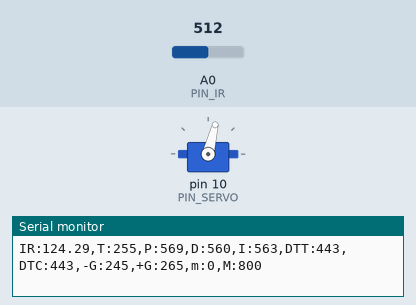
This sketch was run on a simulated Arduino Uno, built with avr-gcc and run on an emulated ATmega328P. Parts: servo, the last lines printed to the serial monitor. Inputs (shaded band) come from the test bench; at power-on: A0 (PIN_IR) = 512.

Above: at 1.2 s.
1.3 s: A0 (PIN_IR) set to 122
At 3.9 s:
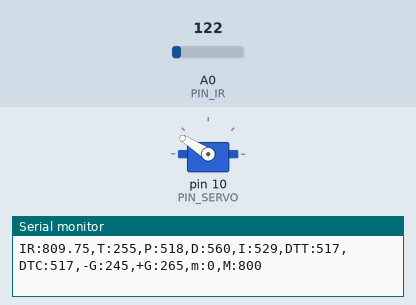
4.3 s: A0 (PIN_IR) set to 420
At 4.84 s:
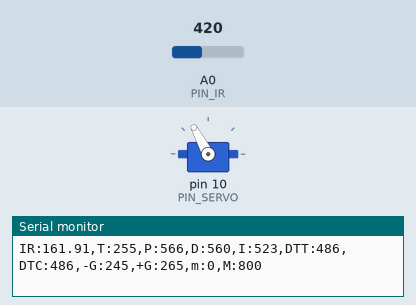
7.3 s: A0 (PIN_IR) set to 306
Timing chart, 0 to 60.0 s (numbered marks = the images above; inputs shaded):
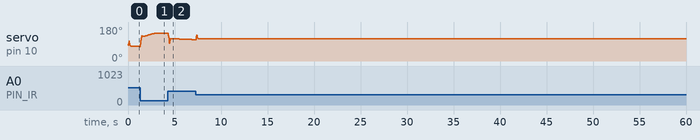

Measured:
- by itself, servo on pin 10 (PIN_SERVO): rises from 113° to 139° in 0.06 s, then falls to 118° in 51.2 s

The sketch:

PID_control.ino
```cpp
#include <Servo.h>

/////////////////////////////
// Configurable parameters //
/////////////////////////////
#define SEQ_SIZE 8 //구간별 보정을 위한 구간의 갯수
float dist_raw2, raw_dist, real_value; //구간별 보정을 위한 변수 선언
// sensor values
float x[8] = {75.0, 115.0, 155.0, 185.0, 215.0 , 240.0 , 265.0, 285.0}; //센서의 실제 측정값

// real values
float y[8] = {100.0, 150.0, 200.0, 250.0, 300.0, 350.0, 400.0, 450.0}; //실제 거리

////////////////////////////
#define DELAY_MICROS  1500 //필터링을 위한 딜레이
#define EMA_ALPHA 0.4 //ema필터 적용을 위한 alpha
float filtered_dist; //필터링된 변수 저장을 위한 변수 선언
float ema_dist = 0; //ema필터 적용 후 저장을 위한 변수 선언
float samples_num = 3; //필터링을 위한 샘플링에 사용할 갯수
///////////to filter////////


// Arduino pin assignment
#define PIN_SERVO 10 //10번핀을 SERVO의 핀으로 선언
#define PIN_IR A0  //Analog 0 핀을 적외선 센서의 핀으로 선언

// Framework setting
#define _DIST_TARGET 255 //목표 위치
#define _DIST_MIN 100 //측정 최소거리
#define _DIST_MAX 410 //측정 최대거리

// Servo range
#define _DUTY_MIN 870 //서보 최소 위치
#define _DUTY_NEU 1470 //서보 중립 위치
#define _DUTY_MAX 2070 //서보 최대 위치

// Servo speed control
#define _SERVO_ANGLE 70.0 //서보 구동 각도
#define _SERVO_SPEED 200.0 //서보 속도

// Event periods
#define _INTERVAL_DIST 20 //거리 측정 INTERVAL
#define _INTERVAL_SERVO 20 //서보 구동 INTERVAL
#define _INTERVAL_SERIAL 100 //Serial 출력 INTERVAL

// PID parameters
#define _KP 1.5 //비례 제어 상수
#define _KD 95  //미분 제어 상수
#define _KI 0.01 //적분 제어 상수

//////////////////////
// global variables //
//////////////////////

// Servo instanceL
Servo myservo;

// Distance sensor
float dist_target = 255; //목표 위치
float dist_raw, dist_ema; //거리 측정을 위한 변수 선언

// Event periods
unsigned long last_sampling_time_dist, last_sampling_time_servo, last_sampling_time_serial; //샘플링 주기를 위한 변수 선언
bool event_dist, event_servo, event_serial; //주기를 체크하기 위한 boolean타입 변수 선언

// Servo speed control
int duty_chg_per_interval; //서보 속도 제어를 위한 변수 선언
int duty_target, duty_curr; //서보 속도 제어를 위한 변수 선언

// PID variables
float error_curr, error_prev, control, pterm, dterm, iterm; //PID제어를 위한 변수 선언


//sensor_Noise filter
////////////////////////////////////////////////////////////////////////////
float under_noise_filter(void){
  float currReading;
  float largestReading = 0;
  for (int i = 0; i < samples_num; i++) {
    currReading = ir_distance();
    if (currReading > largestReading) { largestReading = currReading; }
    // Delay a short time before taking another reading
    delayMicroseconds(DELAY_MICROS);
  }
  //largestReading = 100 + 300.0 / (b - a) * (largestReading - a);
  return largestReading;
}

float filtered_ir_distance(void){
  float currReading;
  float lowestReading = 1024;
  for (int i = 0; i < samples_num; i++) {
    currReading = under_noise_filter();
    if (currReading < lowestReading) { lowestReading = currReading; }
  }
  ema_dist = EMA_ALPHA*lowestReading + (1-EMA_ALPHA)*ema_dist;
  return ema_dist;
}
////////////////////////////////////////////////////////////////////////////


void setup() {
  // initialize GPIO pins for LED and attach servo
  myservo.attach(PIN_SERVO); // attach servo

  // initialize global variables
  iterm = 0; //iterm initiailze
  dterm = 0; //dterm initialize
  pterm = 0; //pterm initialize

  // move servo to neutral position
  myservo.writeMicroseconds(_DUTY_NEU);
  duty_curr = _DUTY_NEU;

  // initialize serial port
  Serial.begin(57600);

  // convert angle speed into duty change per interval.
  duty_chg_per_interval = (_DUTY_MAX - _DUTY_MIN) *
  (_SERVO_SPEED / _SERVO_ANGLE) * (_INTERVAL_SERVO / 1000.0);
}

void loop() {
  /////////////////////
  // Event generator //
  /////////////////////

  unsigned long time_curr = millis(); //프로그램 구동 시간
  //거리 측정 주기 체크
  if(time_curr >= last_sampling_time_dist + _INTERVAL_DIST){
      last_sampling_time_dist += _INTERVAL_DIST;
      event_dist = true;
  }

  //서보 구동 주기 체크
  if(time_curr >= last_sampling_time_servo + _INTERVAL_SERVO ){
      last_sampling_time_servo += _INTERVAL_SERVO;
      event_servo = true;
  }

  //시리얼 출력 주기 체크
  if(time_curr >= last_sampling_time_serial + _INTERVAL_SERIAL ){
      last_sampling_time_serial += _INTERVAL_SERIAL;
      event_serial = true;
  }

  //거리 측정 함수
  if(event_dist){
    event_dist = false;
    dist_ema = ir_distance_sequence();
    dist_raw2 = ir_distance();

    error_curr = _DIST_TARGET - dist_ema ;
    pterm = _KP * error_curr;
    iterm += _KI * error_curr;
    dterm = _KD * ( error_curr - error_prev );
    control = pterm + iterm + dterm;

    duty_target = _DUTY_NEU - control * ((control>0)?(_DUTY_MAX - _DUTY_NEU):(_DUTY_NEU - _DUTY_MIN))/(_DUTY_MAX - _DUTY_MIN);
;

    if(duty_target < _DIST_MIN) duty_target = _DUTY_MIN;
    if(duty_target > _DUTY_MAX) duty_target = _DUTY_MAX;
    error_prev = error_curr;
  }

  //서보 구동 함수 (dcpi적용을 통해 서보 속도 제어)
  if(event_servo){
    event_servo = false;
    if(duty_target > duty_curr){
      duty_curr += duty_chg_per_interval;
      if(duty_curr > duty_target) duty_curr = duty_target;
    }
    else{
      duty_curr -=duty_chg_per_interval;
      if(duty_curr < duty_target) duty_curr = duty_target;
    }
    myservo.writeMicroseconds(duty_curr);
   }

  //시리얼 출력 함수
  if(event_serial) {
    event_serial = false;
    Serial.print("IR:");
    Serial.print(dist_ema);
    Serial.print(",T:");
    Serial.print(_DIST_TARGET);
    Serial.print(",P:");
    Serial.print(map(pterm,-1000,1000,510,610));
    Serial.print(",D:");
    Serial.print(map(dterm,-1000,1000,510,610));
    Serial.print(",I:");
    Serial.print(map(iterm, -1000,1000,510,610));
    Serial.print(",DTT:");
    Serial.print(map(duty_target,1000,2000,410,510));
    Serial.print(",DTC:");
    Serial.print(map(duty_curr,1000,2000,410,510));
    Serial.println(",-G:245,+G:265,m:0,M:800");
  }
}
//적외선 거리 측정 함수
float ir_distance(void){
  float value;
  float volt = float(analogRead(PIN_IR));
  value = ((6762.0/(volt-9.0))-4.0) * 10.0;
  return value;
}
//구간별 보정을 위한 코드
float ir_distance_sequence(void){
  float value = filtered_ir_distance();
  int s = 0, e = SEQ_SIZE - 1, m;
  // binary search
  while(s <= e){
    m = (s + e) / 2;
    if(value < x[m]){
         e = m - 1;
    }
    else if(value > x[m+1]){
      s = m + 1;
    }
    else{
      break;
    }
  }
  if(s > e){
    if(value > 10000.0 || value < -10000.0) real_value = _DIST_TARGET;
    else if(s == 0) real_value = _DIST_MIN;
    else real_value = _DIST_MAX;
  }
  // calculate real values
    real_value = (y[m+1] - y[m]) / (x[m+1] - x[m] ) * (value - x[m]) + y[m];
  return real_value;
}
```
